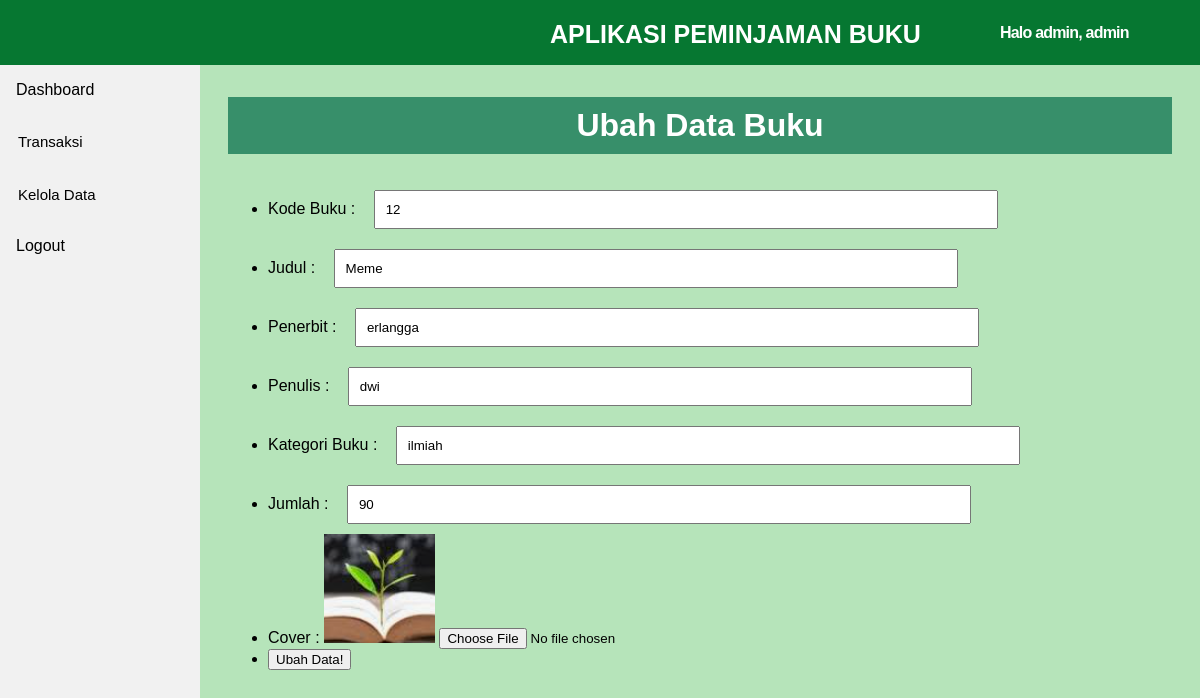
Page /config/ubahbuku.php?id=1 (signed in) on the committed database.
### tables this page shows
CREATE TABLE `buku` (
  `id` int(11) NOT NULL,
  `kode_buku` int(11) NOT NULL,
  `judul` varchar(255) NOT NULL,
  `penerbit` varchar(255) NOT NULL,
  `penulis` varchar(255) NOT NULL,
  `tahun` int(50) NOT NULL,
  `kategori_buku` varchar(255) NOT NULL,
  `jumlah` int(255) NOT NULL,
  `cover` varchar(255) NOT NULL
);

### backend/functions.php (called while the page is built, shortened)
<?php
$conn = mysqli_connect("localhost", "handi2", "7jebatsendal", "handi2");
	function query($query) {
		global $conn;
		$result = mysqli_query($conn, $query);
		$rows = [];
		while ( $row = mysqli_fetch_assoc($result) ) {
			$rows[] = $row;
		}
		return $rows;
	}
?>

### config/ubahbuku.php (the view, shortened to what this page needs)
<?php
    require '../backend/functions.php';
$id = $_GET["id"];
$buku = query("SELECT * FROM buku WHERE id = $id")[0];
 ?>
<!DOCTYPE html>
<html>
<head>
	<link rel="stylesheet" type="text/css" href="../assets/css/style_admin.css">
</head>
<body>
<header>
                 <p>APLIKASI PEMINJAMAN BUKU</p>
                    <aside class="menu">
                    <div class="menu-content">
                    Halo <b><?php echo $_SESSION['username']; ?>,</b> <b><?php echo $_SESSION['level']; ?></b>
                   </div>
                  </aside>
    </header>
    <?php
	include_once("../template/sidebar.php");
     ?>
<div class="content">
<h2>Ubah Data Buku</h2>
<form action="" method="post" enctype="multipart/form-data">
	<ul>
		<li>
		<label for="kode_buku">Kode Buku : </label>
		<input type="text" name="kode_buku" id="kode_buku" required value="<?= $buku["kode_buku"]; ?>">
		</li>
		<li>
		<label for="judul">Judul : </label>
		<input type="text" name="judul" id="judul" required value="<?= $buku["judul"];  ?>">
		</li>
		<li>
		<label for="penerbit"> Penerbit : </label>
		<input type="text" name="penerbit" id="penerbit" required value="<?= $buku["penerbit"]; ?>">
		</li>
		<li>
		<label for="penulis">Penulis : </label>
		<input type="text" name="penulis" id="penulis" required value="<?= $buku["penulis"]; ?>">
		</li>
		<li>
		<label for="kategori_buku">Kategori Buku : </label>
		<input type="text" name="kategori_buku" id="kategori_buku" required value="<?= $buku["kategori_buku"]; ?>">
		</li>
		<li>
		<label for="jumlah">Jumlah : </label>
		<input type="text" name="jumlah" id="jumlah" required value="<?= $buku["jumlah"]; ?>">
		</li>
		<li>
		<label for="cover">Cover : </label>
		<img src="../assets/img/<?= $buku['cover']; ?>">
		<input type="file" name="cover" id="cover">
		</li>
		<li>
			<button type="submit" name="submit">Ubah Data!</button>
		</li>
	</ul>
</form>
	</div>
</body>
</html>

### assets/css/style_admin.css (style rules this page uses)
body { background-color: rgb(182, 228, 186); font: 16px sans-serif,arial; }
header { position: fixed; background-color: rgb(6, 119, 49); height: 65px; width: 100%; top: 0; left: 0; }
header p { padding-bottom: 15px; font-size: 25px; color: white; line-height: 18px; font-weight: bold; float: left; margin-left: 550px; text-align: center; }
.menu>.menu-content { width: 200px; height: 65px; float: right; font-family: sans-serif,Arial; font-size: 16px; font-weight: bold; letter-spacing: -0.05em; position: relative; color: white; line-height: 65px; background-color: rgb(6, 119, 49); }
div.content { margin-top: 50px; margin-left: 200px; padding: 20px 20px; height: 700px; background-color: rgb(182, 228, 186); }
div.content h2 { background-color: rgb(55, 143, 106); color: white; text-align: center; padding: 10px; }
div.content h2 { background-color: rgb(55, 143, 106); color: white; text-align: center; font-size: 32px; padding: 10px; }
div.content input[type="text"], textarea { width: 600px; margin: 10px; margin-left: 14px; padding: 10px; }

### config/ubahbuku.php (style rules this page uses)
div.content h2 { background-color: rgb(55, 143, 106); color: white; text-align: center; font-size: 32px; padding: 10px; }
div.content input[type="text"], textarea { width: 600px; margin: 10px; margin-left: 14px; padding: 10px; }

### rows in the picture
buku: kode_buku "12", judul "Meme", penerbit "erlangga", penulis "dwi", kategori_buku "ilmiah", jumlah "90", cover (picture)

### other values in the picture
$_SESSION['username'] "admin"
$_SESSION['level'] "admin"
